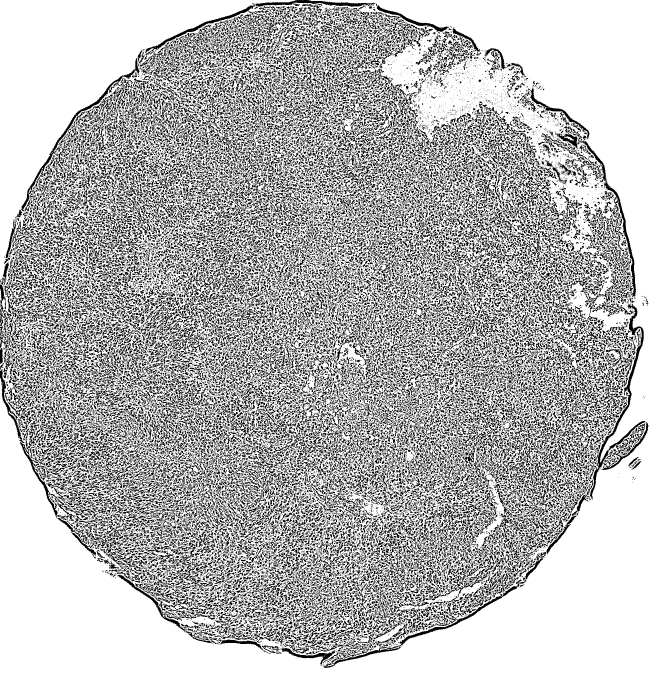
#> input picture 3_Mean Gau.tif, 1958 x 2048 px, given in place of processed_image.tif, which was not available (shown at 1/3 size)
$ python main.py
#> lines starting #> are read from the running program, lines starting #| are printed output that depends on the picture; after the words box and inside, x2 and y2 are one past the last pixel; in counts of white or black regions, pixels touching at a corner belong together; pictures that were not available may be replaced by others from this repository, and a replacement may not be noted
### area.py
import cv2 as cv
import numpy as np
from matplotlib import pyplot as plt
from random import randint # vamos utilizar cores aleatórias para exibir os contornos da imagem


# Carrega a imagem
im = cv.imread('processed_image.tif')
#> im is the input picture: shape (2048, 1958, 3); 71.3% white; black in thin lines or dots

print('Largura da imagem:', im.shape[1])
#| Largura da imagem: 1958
print('Altura da imagem:', im.shape[0])
#| Altura da imagem: 2048
print('\n')

imgray = cv.cvtColor(im, cv.COLOR_BGR2GRAY)
#> imgray: shape (2048, 1958); 71.3% white; black in thin lines or dots

# Aplica o desfoque
print('Desfoque...')
blur = cv.blur(imgray, (15, 15))
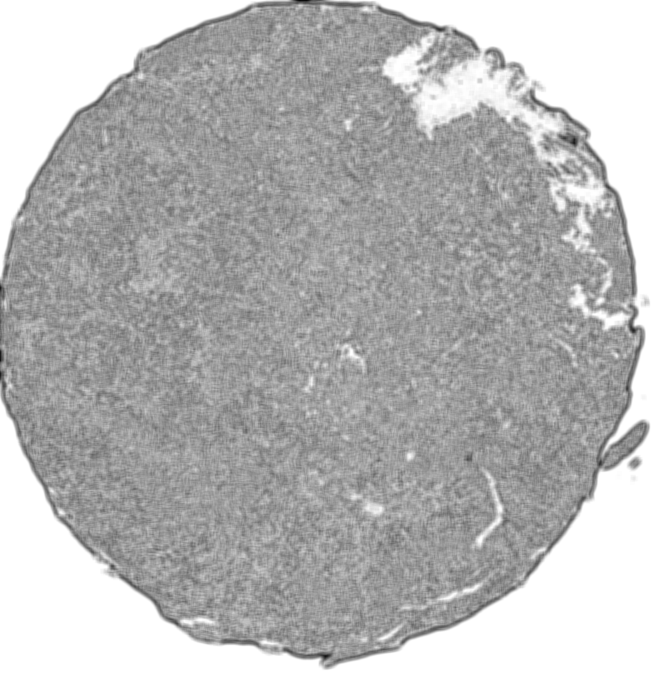
#> blur: shape (2048, 1958) (shown at 1/3 size); min 0, max 255, mean 181.8

# Aplica o threshold (limite)
print('Limite...')
ret, thresh = cv.threshold(blur, 10, 255, cv.THRESH_BINARY)
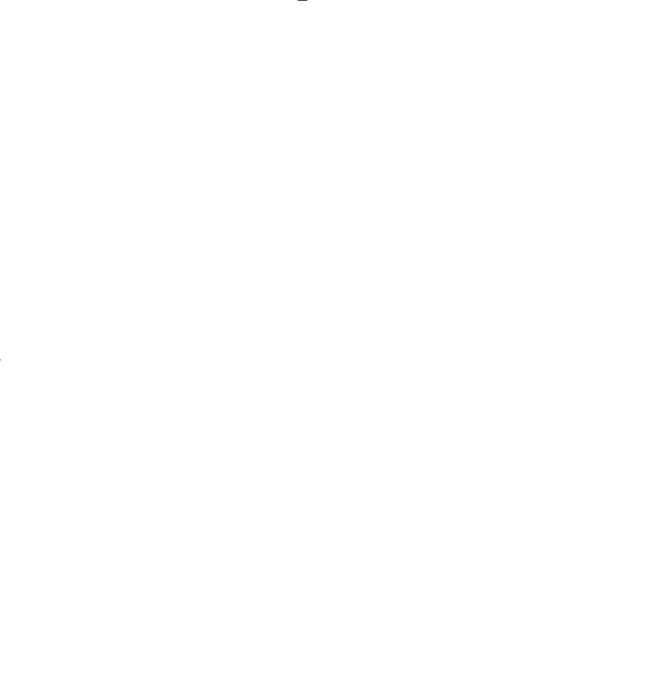
#> thresh: shape (2048, 1958) (shown at 1/3 size); 100% white; 2 black regions (1 under 20 px)

# Encontra os contornos
print('Contorno...')
contours, hierarchy = cv.findContours(thresh, cv.RETR_TREE, cv.CHAIN_APPROX_SIMPLE)
#> contours = 1 contour; box (x1, y1, x2, y2) and area: (0, 0, 1958, 2048) 4005916

# Cria uma máscara preta do mesmo tamanho da imagem original
mask = np.zeros(im.shape[:2], dtype=np.uint8)

# Preenche a máscara com os contornos
cv.drawContours(mask, contours, -1, (255), thickness=cv.FILLED)

# Conta o número de pixels brancos (valor 255) na máscara
pixel_count = cv.countNonZero(mask)
#> pixel_count = 4009922
print('\n')
print(f'Número de pixels dentro das áreas delimitadas pelos contornos: {pixel_count}')
#| Número de pixels dentro das áreas delimitadas pelos contornos: 4009922

# Visual
img_contour = im.copy()

# Desenha todos os contornos na cópia da imagem
for i, c in enumerate(contours):
    cv.drawContours(img_contour, contours, i, (randint(0, 255), randint(0, 255), randint(0, 255)), 3)
#> this loop made 1 pass

# Exibe a imagem com contornos desenhados
plt.imshow(cv.cvtColor(img_contour, cv.COLOR_BGR2RGB))
plt.title('Com Contornos')
plt.show()
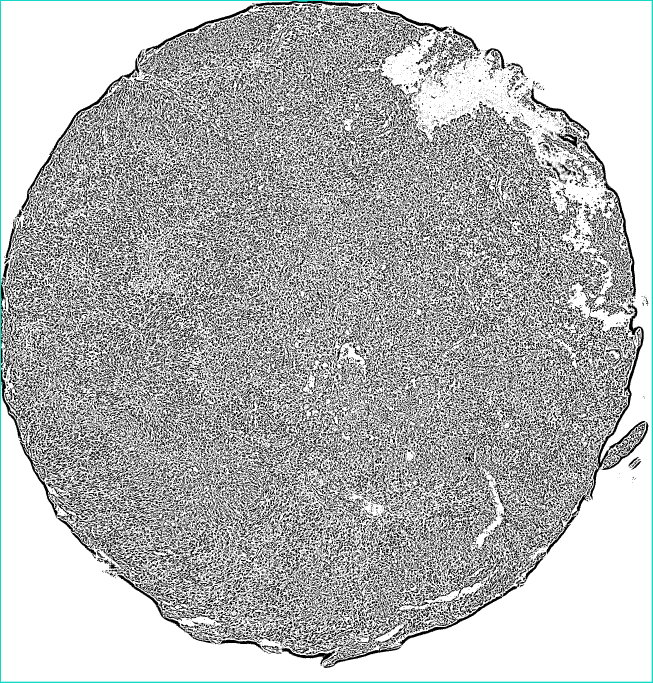
#> shown: shape (2048, 1958, 3) (shown at 1/3 size); mean R, G, B 180.4, 181.6, 181.5
#> the answer given: .

### tirarfundo.py
from rembg import remove
from PIL import Image
import os

def remove_background(image, paste, index):
#> called with image = './2_Cinza.tif', paste = '.', index = 0
    img_path = image  # Caminho da sua imagem
    img_output = os.path.join(paste, f"output{index}.tif")

    input_image = Image.open(img_path)
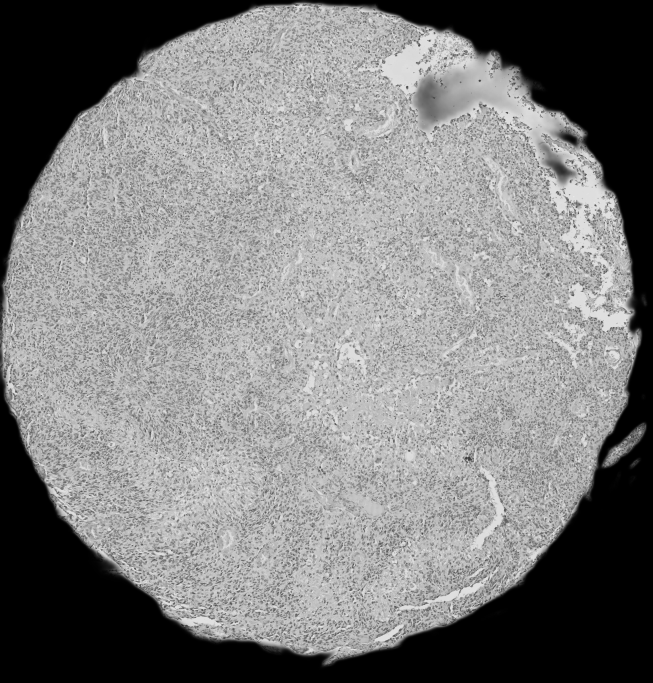
#> input picture 2_Cinza.tif, 1958 x 2048 px (shown at 1/3 size)
#> input_image is the input picture: PIL image 1958x2048 L; min 0, max 249, mean 128
    output_image = remove(input_image)
    output_image.save(img_output)

### main.py
import area
import contagem
import tirarfundo

# ----------

import os
import pandas as pd

pasta = input("Diretório da pasta: ")
arquivos = os.listdir(pasta)

extensoes_validas = {".png", ".jpg", ".jpeg", ".tif"}

dados = []

for index, file in enumerate(arquivos):
    caminho = os.path.join(pasta, file)
    extensao = os.path.splitext(file)[1].lower()

    if extensao in extensoes_validas:
        tirarfundo.remove_background(caminho, pasta, index)
#> (the call stopped at in remove_background, `output_image = remove(input_image)`: rembg is not available in this run)

        image_output = os.path.join(pasta, f"output{index}.tif")

#> (the run stopped early here; a loop or call above may not have finished)
